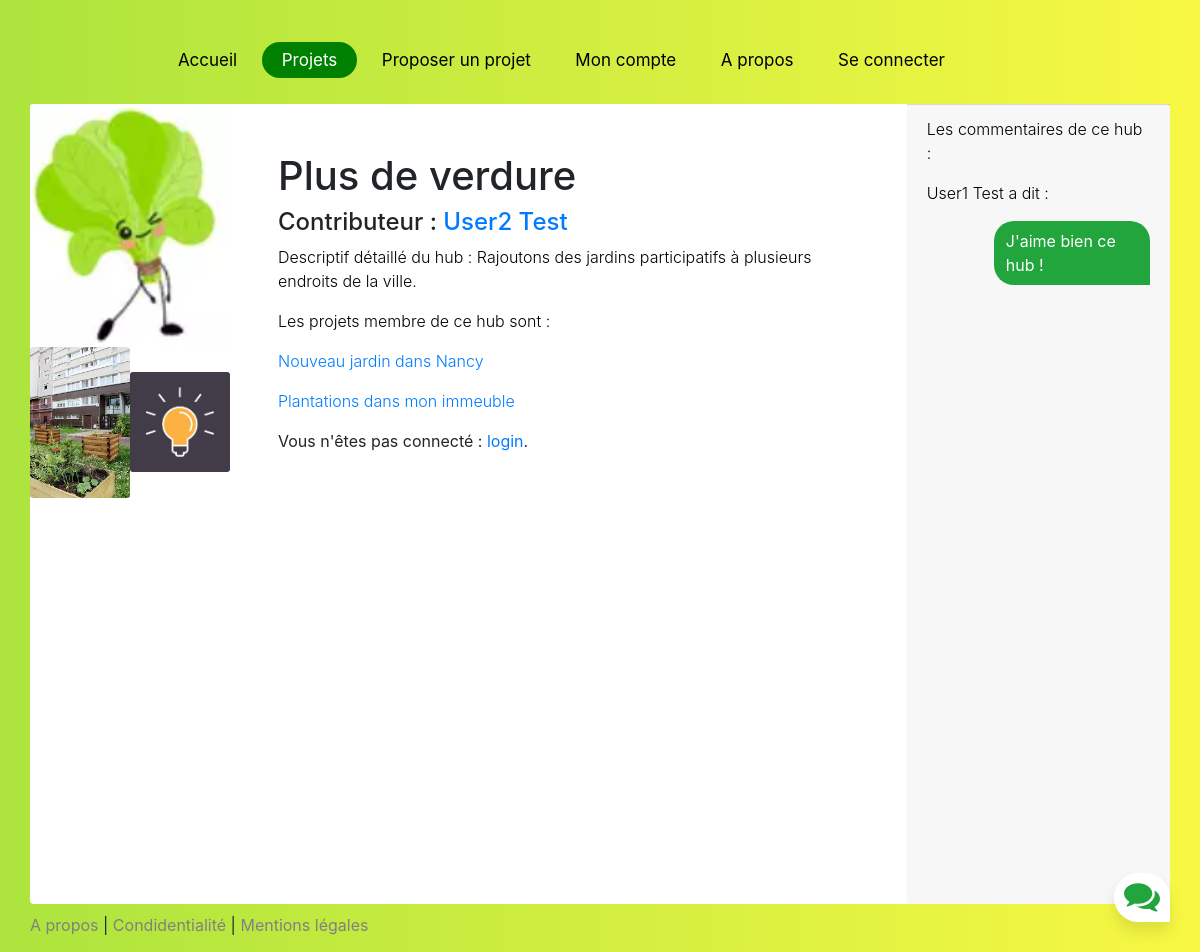
The page /hubs/2000 on the database its author committed.
### tables this page shows
CREATE TABLE hub (
id_hub INTEGER PRIMARY KEY,
nom VARCHAR NOT NULL,
projet_respo INTEGER REFERENCES projets (id_projet),
commentaire TEXT
);

CREATE TABLE projets (
id_projet INTEGER PRIMARY KEY,
nom VARCHAR NOT NULL,
proprietaire INTEGER REFERENCES comptes (id_compte),
commentaire TEXT
);

CREATE TABLE comptes (
id_compte INTEGER PRIMARY KEY,
nom VARCHAR NOT NULL,
prenom VARCHAR NOT NULL,
contact VARCHAR NOT NULL,
password VARCHAR NOT NULL
);

CREATE TABLE commentaires_hub(
id_hub INTEGER REFERENCES hub (id_hub),
id_auteur INTEGER REFERENCES comptes (id_compte),
id_commentaire INTEGER PRIMARY KEY,
commentaire TEXT
);

### interface.py (the view)
@app.route('/hubs/<string:id_hub>')
def hubs_route(id_hub):
	con = sqlite3.connect('tables.db')
	cur = con.cursor()
	id = int(id_hub)
	hub = [row for row in cur.execute("SELECT * FROM hub WHERE id_hub = ?", [id])]
	proprio=[row for row in cur.execute("SELECT * FROM comptes JOIN projets ON projets.proprietaire=comptes.id_compte WHERE id_projet = ?", [hub[0][2]])][0][:3]
	liste_id_proj_du_hub = [row for row in cur.execute('SELECT id_membre FROM membre_hub WHERE id_hub=?',(id_hub,))]	#Liste des id des projets membres
	liste_proj_du_hub=[]
	for id_proj in liste_id_proj_du_hub:
		projet=[row for row in cur.execute("SELECT * FROM projets WHERE id_projet = ?", [id_proj[0]])][0]
		liste_proj_du_hub.append(projet)
	nb_like = len(cur.execute("SELECT * FROM interactions_hub WHERE type_interaction = 1 AND id_hub = ?", [id]).fetchall())
	nb_dis = len(cur.execute("SELECT * FROM interactions_hub WHERE type_interaction = 0 AND id_hub = ?", [id]).fetchall())
	lst_com = cur.execute("SELECT * FROM commentaires_hub WHERE id_hub=?", [id]).fetchall()
	lst_commentaires=[]
	for i in lst_com:
		auteur = cur.execute("SELECT * FROM comptes WHERE id_compte=?", [i[1]]).fetchall()[0]
		lst_commentaires.append([i[2], i[1], str(auteur[1])+' '+str(auteur[2]), i[3],]) 									#Chaque élémment est de la forme [id_com,id_auteur,"Nom Prénom auteur","contenu_comm"]
	return render_template("page-hub.html", hub = hub[0], proprio=proprio,liste_proj_du_hub=liste_proj_du_hub, nb_like = nb_like, nb_dis = nb_dis, lst_commentaires=lst_commentaires)

### interface.py (called while the page is built)
@app.context_processor		#pour pouvoir utiliser os dans les pages templates (ici pour aller chercher les images d'un certain projet)
def handle_context():
    return dict(os=os)

### templates/page-hub.html (shortened to what this page needs)
{% extends "layout.html" %}
{% block body %}
<head>
	<link rel="stylesheet" href="https://cdnjs.cloudflare.com/ajax/libs/font-awesome/4.7.0/css/font-awesome.min.css">
	<link rel="stylesheet" href="../static/css/test2.css">
   <link rel="stylesheet" href="../static/css/bootstrap.css">
</head>
<body>
    <header class="site-navbar" role="banner" id="myTopnav">
        <div class="container">
          <div class="row align-items-center">
            <div class="col-12 col-md-10 d-none d-xl-block">
              <nav class="site-navigation position-relative text-right" role="navigation">
                <ul class="site-menu js-clone-nav mr-auto d-none d-lg-block">
                  <li><a href="/"><span>Accueil</span></a></li>
                  <li class="has-children active">
                    <a href="/projets-partages"><span>Projets</span></a>
                  </li>
                  <li><a href="/proposition-projet"><span>Proposer un projet</span></a></li>
                  <li class="has-children">
                    <a href="/page-user"><span>Mon compte</span></a>
                  </li>
                  <li><a href="/a-propos"><span>A propos</span></a></li>
                  {% if not session.id_sess %}
                  <li><a href="/user_login"><span>Se connecter</span></a></li>
                  {% else %}
                  <li><a href="/logout"><span>Se déconnecter</span></a></li>
                  {% endif %}
                </ul>
              </nav>
            </div>
          </div>
        </div>
    </header>
	<div class="container">
		<div class="row">
		  <div class="col-lg-50 col-xl-40 mx-auto">
			<div class="card flex-row my-5 border-0 shadow rounded-3 overflow-hidden card2" style =" height: 800px ;">
				<div class="card-header-left" style="width: 360 px;">
					{% if os.path.exists("static/images/uploads/"+hub[0]|string+".png") %}
						<img class="card-img imgt " src="../static/images/uploads/{{hub[0]}}.png" alt="image personalisée du hub">
					{% else %}
						<div class="card-img-top ">
			  			</div>
				  	{% endif %}
				  <table>
				  	<tbody>
					{% set i=0%}
				  	{% for ele in liste_proj_du_hub[:4] %}
					  {%set i=i+1%}
							<td>
				  	{% if os.path.exists("static/images/uploads/"+ele[0]|string+".png") %}
				  	<img class="card-img imgt_hub" style="width : 180px" src="../static/images/uploads/{{ele[0]}}.png" alt="image personalisée du projet">
				  	{% else %}
				  	<img class="card-img imgt_hub" style="width : 180px" src="../static/idee.jpg" alt="image du projet">
				  {% endif %}
					</td>
				{% endfor %}
					</tbody>
				</table>
				</div>
			  <div class="card-body p-4 p-sm-5 test_contenu">
			    <h1>{{ hub[1] }}</h2>
			    <h4> Contributeur : <a href="/user/{{proprio[0]}}">{{ proprio[1] }} {{ proprio[2] }}</a> </h4>
			    <p> Descriptif détaillé du hub : {{ hub[3] }} </p>
				<p> Les projets membre de ce hub sont : </p>
				{% for ele in liste_proj_du_hub %}
					<p>
						<a href="/projets/{{ele[0]}}">{{ele[1]}}</a>
					</p>
				{% endfor %}
				{% if not session.id_sess %}
				Vous n'êtes pas connecté :      <a href="/user_login">login</a>.
				{% endif %}
				<br>
			</div>
			{% if lst_commentaires != [] %}
			<div class="card-footer " style="width: 300px; overflow-x: scroll;">
				   <p>Les commentaires de ce hub :</p>
				   {% for ele in lst_commentaires %}
					   <p>{{ele[2]}} a dit : </p>
					   <div class="messages__item messages__item--operator"> {{ele[3]}}</div>
				   {% endfor %}
				   {% else %}
				   <p> Aucun commentaire n'a encore été posté pour ce hub ! </p>
				   {% endif %}
		   </div>
			</div>
		</div>
      </div>
    </div>
</body>
{% endblock %}

### static/css/style.css (style rules this page uses)
body { font-family: "Open Sans", -apple-system, BlinkMacSystemFont, "Segoe UI", Roboto, "Helvetica Neue", Arial, "Noto Sans", sans-serif, "Apple Color Emoji", "Segoe UI Emoji", "Segoe UI Symbol", "Noto Color Emoji"; background-color: #fff; height: 100vh; position: relative; }
body:before { content: ""; position: absolute; top: 0; left: 0; right: 0; bottom: 0; background: rgba(0, 0, 0, 0.5); -webkit-transition: .3s all ease; -o-transition: .3s all ease; transition: .3s all ease; opacity: 0; visibility: hidden; z-index: 1; }
p { color: black; font-weight: 300; }
h1, h2, h3, h4, h5, h6, .h1, .h2, .h3, .h4, .h5, .h6 { font-family: "Open Sans", -apple-system, BlinkMacSystemFont, "Segoe UI", Roboto, "Helvetica Neue", Arial, "Noto Sans", sans-serif, "Apple Color Emoji", "Segoe UI Emoji", "Segoe UI Symbol", "Noto Color Emoji"; }
a { -webkit-transition: .3s all ease; -o-transition: .3s all ease; transition: .3s all ease; }
a, a:hover { text-decoration: none !important; }
.site-navbar { margin-bottom: 0px; z-index: 123456; position: relative; top: 2rem; line-height: 100%; width: 100%; }
.site-navbar .site-navigation .site-menu { margin-bottom: 0; }
.site-navbar .site-navigation .site-menu .active>a span { background: green; color: white; border-radius: 30px; display: inline-block; padding: 10px 20px; }
.site-navbar .site-navigation .site-menu a { text-decoration: none !important; display: inline-block; }
.site-navbar .site-navigation .site-menu>li { display: inline-block; }
.site-navbar .site-navigation .site-menu>li>a { padding: 10px 0px; color: black; font-size: 17px; text-decoration: none !important; }
.site-navbar .site-navigation .site-menu>li>a>span { padding: 5px 20px; display: inline-block; -webkit-transition: .3s all ease; -o-transition: .3s all ease; transition: .3s all ease; border-radius: 30px; }
.site-navbar .site-navigation .site-menu .has-children { position: relative; left: auto }
.site-navbar .site-navigation .site-menu .has-children>a span { position: relative; }
.site-navbar .site-navigation .site-menu .has-children>a span:before { position: absolute; content: None; font-size: 20px; top: 50%; right: 10px; -webkit-transform: translateY(-50%); -ms-transform: translateY(-50%); transform: translateY(-50%); font-family: 'icomoon'; }
* { box-sizing: border-box; margin: 0; padding: 0; }
body { font-family: 'Nunito', sans-serif; font-weight: 400; font-size: 100%; background: #F1F1F1; }
*, html { --primaryGradient: linear-gradient(93.12deg, #21a53c 0.52%, #21a53c 100%); --secondaryGradient: linear-gradient(268.91deg, #21a53c -2.14%, #21a53c 99.69%); --primaryBoxShadow: 0px 10px 15px rgba(0, 0, 0, 0.1); --secondaryBoxShadow: 0px -10px 15px rgba(0, 0, 0, 0.1); --primary: #21a53c; }
.messages__item { background: orange; max-width: 60.6%; width: fit-content; }
.messages__item--operator { margin-left: auto; }
.messages__item { margin-top: 10px; background: #E0E0E0; padding: 8px 12px; max-width: 70%; }
.messages__item--operator { border-top-left-radius: 20px; border-top-right-radius: 20px; border-bottom-left-radius: 20px; background: var(--primary); color: white; }
.imgt { max-width : 600px ; max-height : 800px ; }
.imgt_hub { max-width : 100px; max-height : 200px; }
.test_contenu { overflow: scroll; }

### static/css/test2.css (style rules this page uses)
body { background: rgb(248, 248, 67); background: linear-gradient(to right, rgb(172, 228, 61), rgb(248, 248, 67)); }

### rows shown on the page
hub: id_hub (picture), nom "Plus de verdure", commentaire "Rajoutons des jardins participatifs à plusieurs endroits de la ville."
projets: id_projet (picture), nom "Nouveau jardin dans Nancy"
projets: nom "Plantations dans mon immeuble"
comptes: nom "User2", prenom "Test"
commentaires_hub: ele "User1 Test", commentaire "J'aime bien ce hub !"
